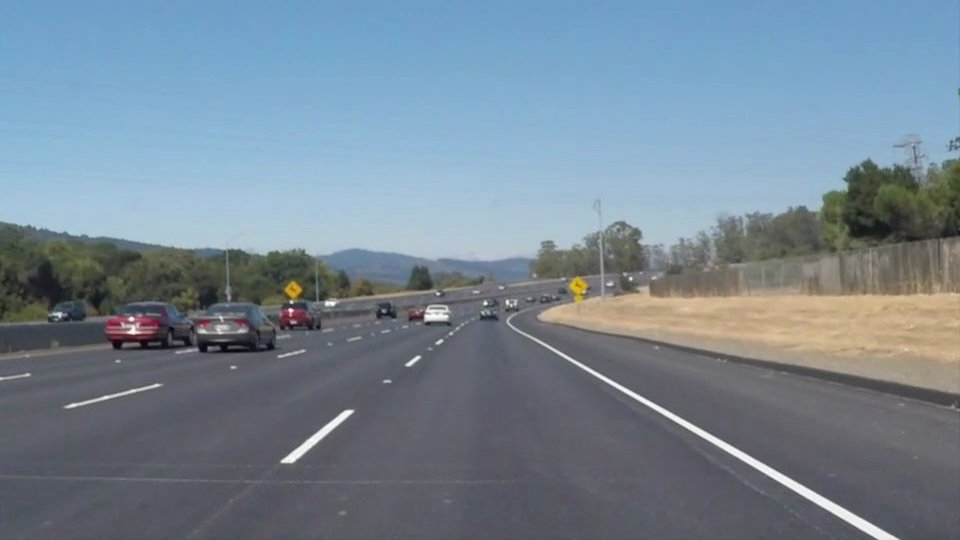
#> input picture test_images/solidWhiteCurve.jpg, 960 x 540 px; its folder holds only this picture in this run
$ python test.py
#> lines starting #> are read from the running program, lines starting #| are printed output that depends on the picture; after the words box and inside, x2 and y2 are one past the last pixel; in counts of white or black regions, pixels touching at a corner belong together
#importing some useful packages
import matplotlib.pyplot as plt
import matplotlib.image as mpimg
import numpy as np
import cv2
import os
def pipeline(name):
    # Grab the x and y size and make a copy of the image
#> called with name = 'test_images/solidWhiteCurve.jpg'
    image = mpimg.imread(name)
#> image is the input picture: shape (540, 960, 3); mean R, G, B 118.5, 134.5, 148.1
    ysize = image.shape[0]
#> ysize = 540
    xsize = image.shape[1]
#> xsize = 960
    color_select = np.copy(image)
    line_image = np.copy(image)

    # Define color selection criteria
    # MODIFY THESE VARIABLES TO MAKE YOUR COLOR SELECTION
    red_threshold = 200
    green_threshold = 200
    blue_threshold = 200

    rgb_threshold = [red_threshold, green_threshold, blue_threshold]

    # Define the vertices of a triangular mask.
    # Keep in mind the origin (x=0, y=0) is in the upper left
    # MODIFY THESE VALUES TO ISOLATE THE REGION
    # WHERE THE LANE LINES ARE IN THE IMAGE
    left_bottom = [120, ysize - 1]
#> left_bottom = [120, 539]
    right_bottom = [xsize - 60, ysize - 1]
#> right_bottom = [900, 539]
    apex = [xsize/2, ysize/2]
#> apex = [480, 270]

    # Perform a linear fit (y=Ax+B) to each of the three sides of the triangle
    # np.polyfit returns the coefficients [A, B] of the fit
    fit_left = np.polyfit((left_bottom[0], apex[0]), (left_bottom[1], apex[1]), 1)
#> fit_left = [-0.747, 628.7]
    fit_right = np.polyfit((right_bottom[0], apex[0]), (right_bottom[1], apex[1]), 1)
#> fit_right = [0.64, -37.43]
    fit_bottom = np.polyfit((left_bottom[0], right_bottom[0]), (left_bottom[1], right_bottom[1]), 1)
#> fit_bottom = [2.86e-16, 539]

    # Mask pixels below the txhreshold
    color_thresholds = (image[:,:,0] < rgb_threshold[0]) | \
                        (image[:,:,1] < rgb_threshold[1]) | \
                        (image[:,:,2] < rgb_threshold[2])
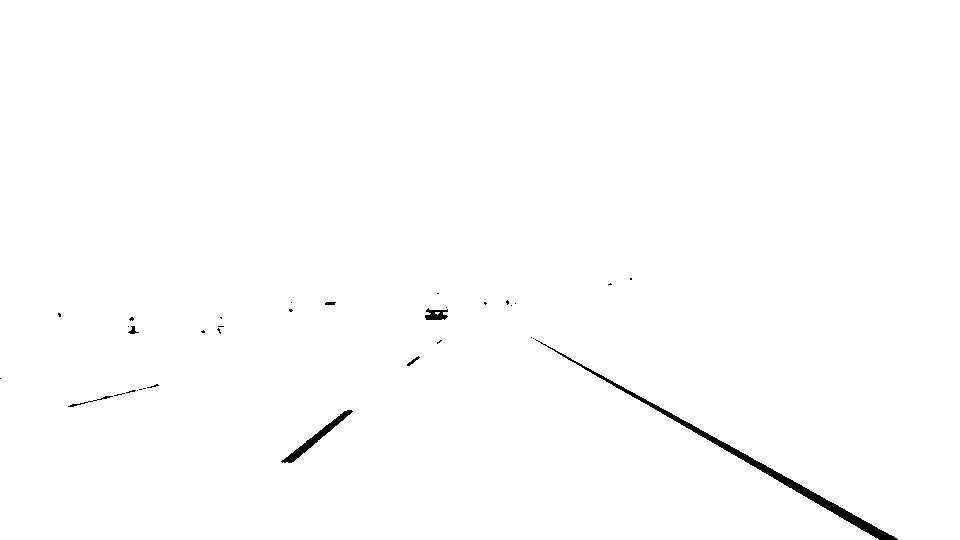
#> color_thresholds: shape (540, 960) bool; 99.4% white; 34 black regions (27 under 20 px), largest, box (x1, y1, x2, y2) and area: (535, 339, 898, 540) 2248, (281, 410, 353, 463) 560, (425, 308, 448, 320) 181

    # Find the region inside the lines
    XX, YY = np.meshgrid(np.arange(0, xsize), np.arange(0, ysize))
    region_thresholds = (YY > (XX*fit_left[0] + fit_left[1])) & \
                        (YY > (XX*fit_right[0] + fit_right[1])) & \
                        (YY < (XX*fit_bottom[0] + fit_bottom[1]))

    # Mask color and region selection
    color_select[color_thresholds | ~region_thresholds] = [0, 0, 0]
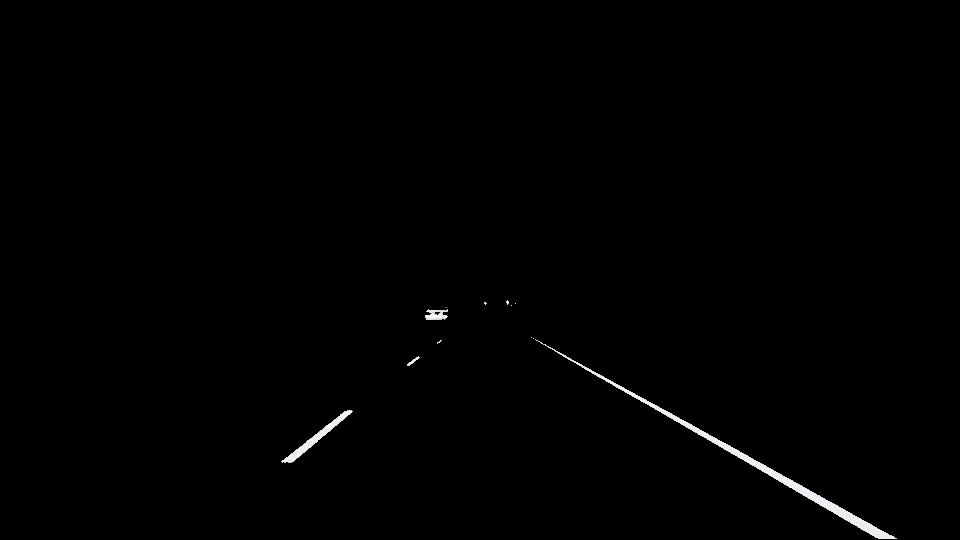
#> color_select: shape (540, 960, 3); mean R, G, B 1.4, 1.4, 1.4
    # Color pixels red where both color and region selections met
    line_image[~color_thresholds & region_thresholds] = [255, 0, 0]
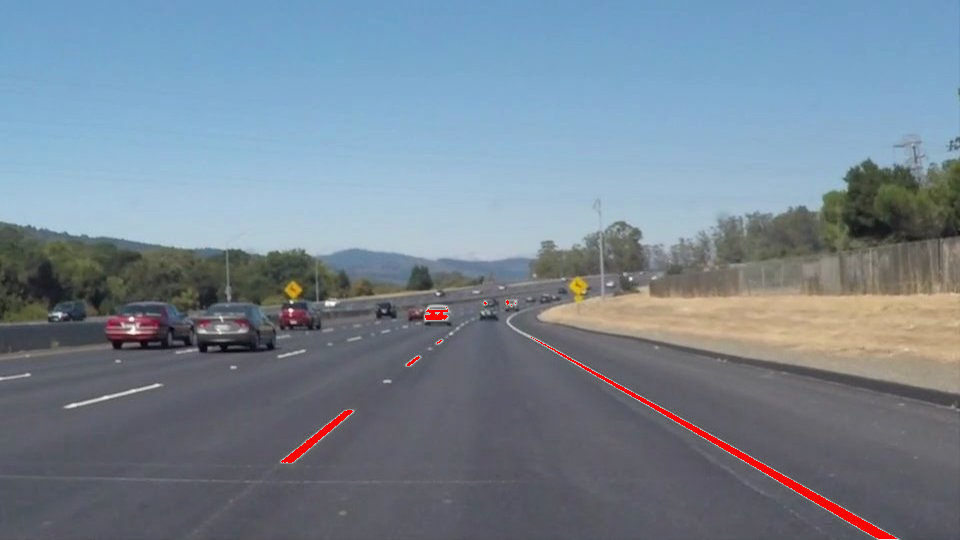
#> line_image: shape (540, 960, 3); 0.59% of pixels changed, all inside (x1, y1, x2, y2) = (281, 300, 897, 539)

    # Display the image and show region and color selections
    plt.imshow(image)
    x = [left_bottom[0], right_bottom[0], apex[0], left_bottom[0]]
    y = [left_bottom[1], right_bottom[1], apex[1], left_bottom[1]]
    plt.imshow(color_select)
    plt.imshow(line_image)

names = os.listdir("test_images/")
for i in range(0, len(names)):
    pipeline("test_images/" + names[i])

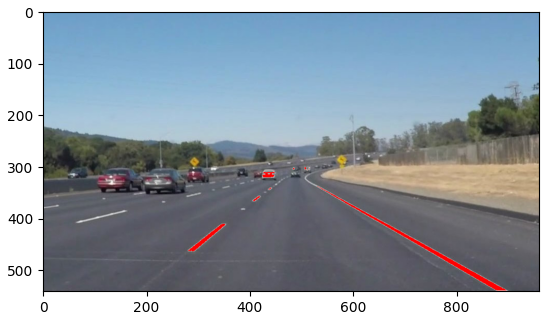
#> figure drawn by matplotlib, 1 panel

$ run again, on test_images/solidYellowLeft.jpg
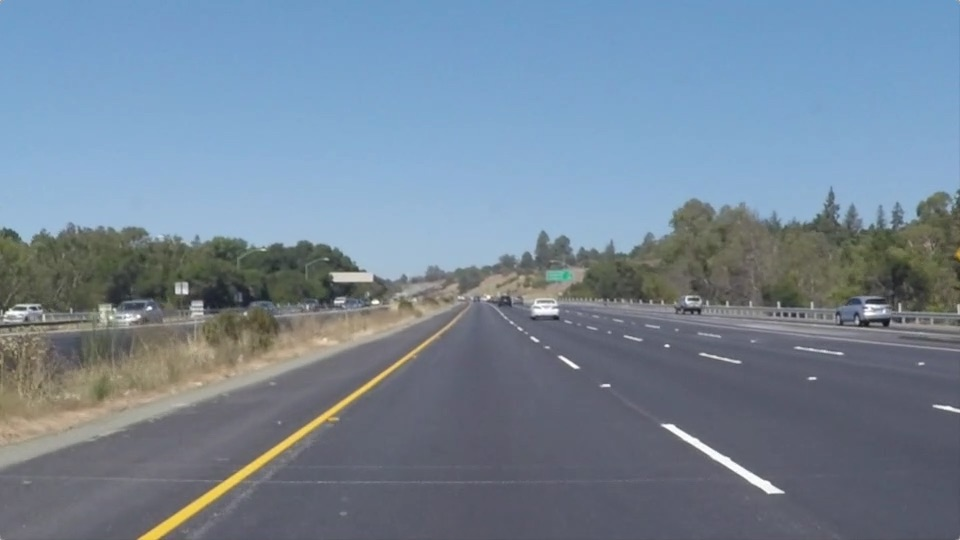
#> input picture test_images/solidYellowLeft.jpg, 960 x 540 px
#> in pipeline, image is the input picture: shape (540, 960, 3); mean R, G, B 116.5, 133.6, 150.8
#> in pipeline, `color_thresholds = (image[:,:,0] < rgb_threshold[0]) | \ (image[:,:,1]..`:
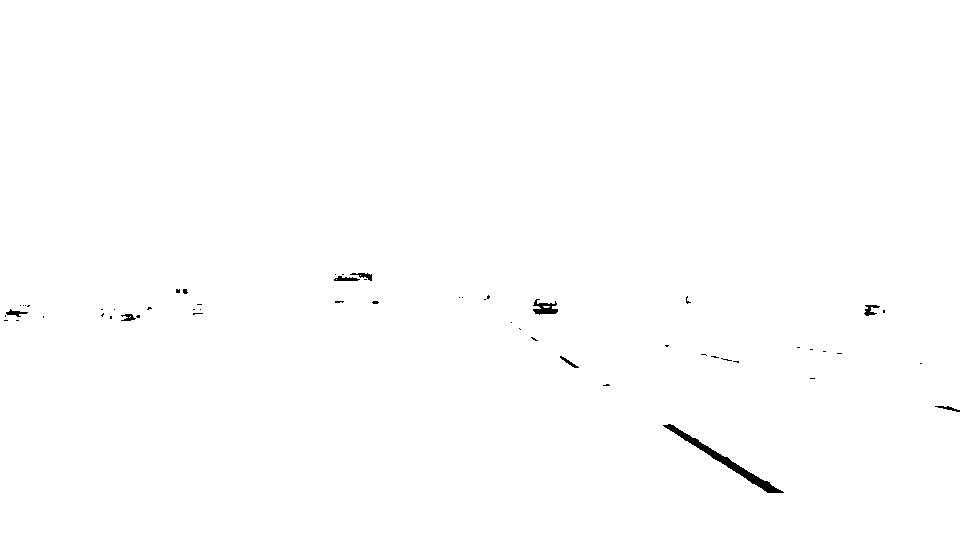
#> color_thresholds: shape (540, 960) bool; 99.6% white; 55 black regions (45 under 20 px), largest, box (x1, y1, x2, y2) and area: (663, 424, 784, 493) 915, (533, 299, 558, 315) 217, (864, 305, 880, 316) 89
#> line_image: shape (540, 960, 3); 0.21% of pixels changed, all inside (x1, y1, x2, y2) = (459, 295, 784, 493)
#> ``:
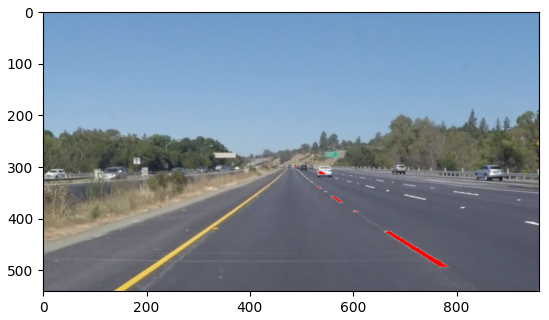
#> figure drawn by matplotlib, 1 panel

$ run again, on test_images/whiteCarLaneSwitch.jpg
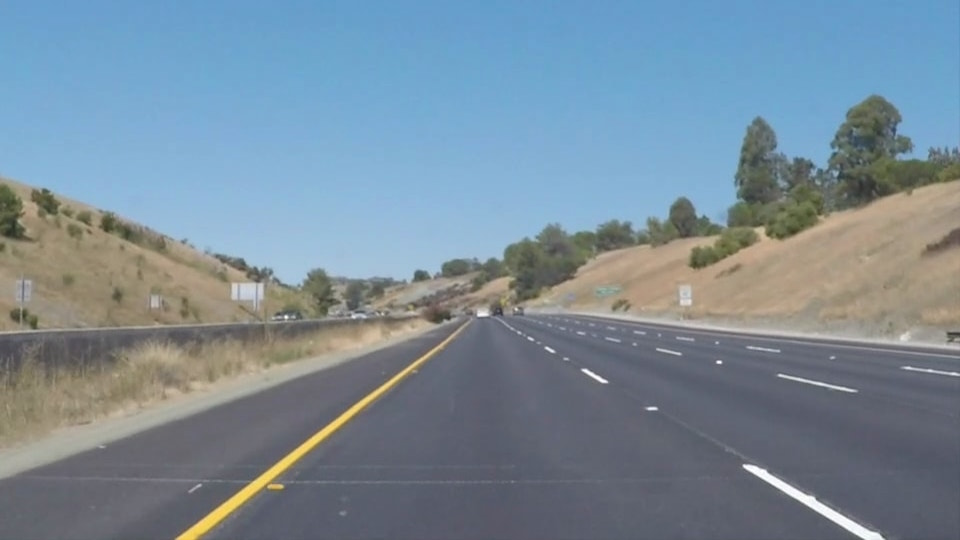
#> input picture test_images/whiteCarLaneSwitch.jpg, 960 x 540 px
#> in pipeline, image is the input picture: shape (540, 960, 3); mean R, G, B 121.2, 139.4, 152.9
#> in pipeline, `color_thresholds = (image[:,:,0] < rgb_threshold[0]) | \ (image[:,:,1]..`:
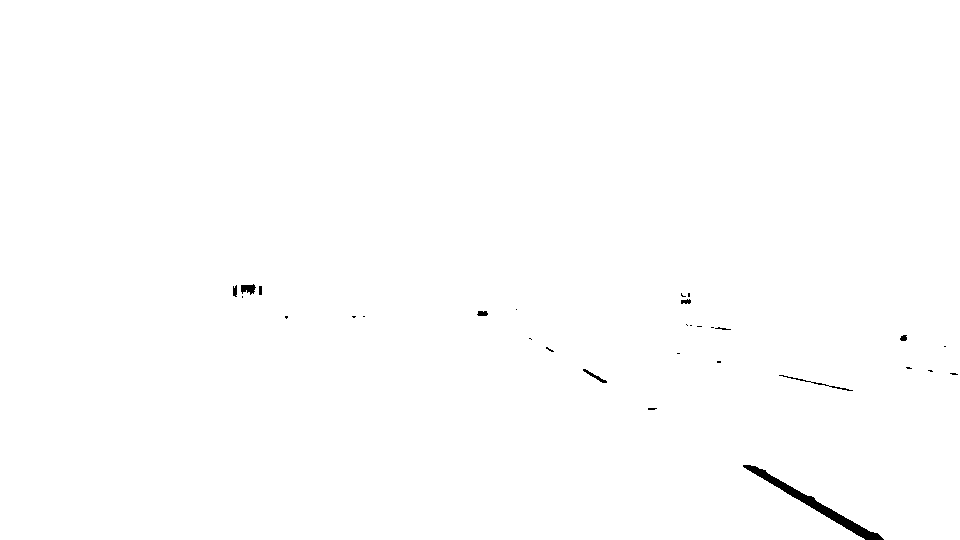
#> color_thresholds: shape (540, 960) bool; 99.6% white; 30 black regions (20 under 20 px), largest, box (x1, y1, x2, y2) and area: (743, 465, 884, 540) 1247, (241, 284, 256, 295) 108, (779, 375, 853, 391) 103
#> line_image: shape (540, 960, 3); 0.27% of pixels changed, all inside (x1, y1, x2, y2) = (477, 309, 883, 539)
#> ``:
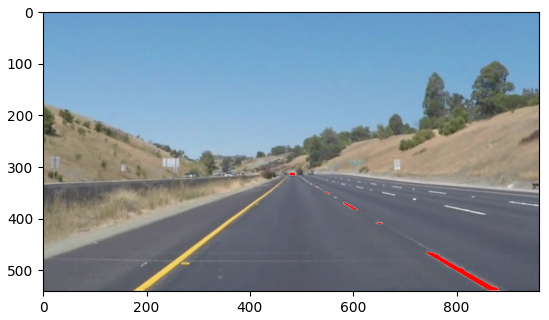
#> figure drawn by matplotlib, 1 panel

$ run again, on test_images/solidWhiteRight.jpg
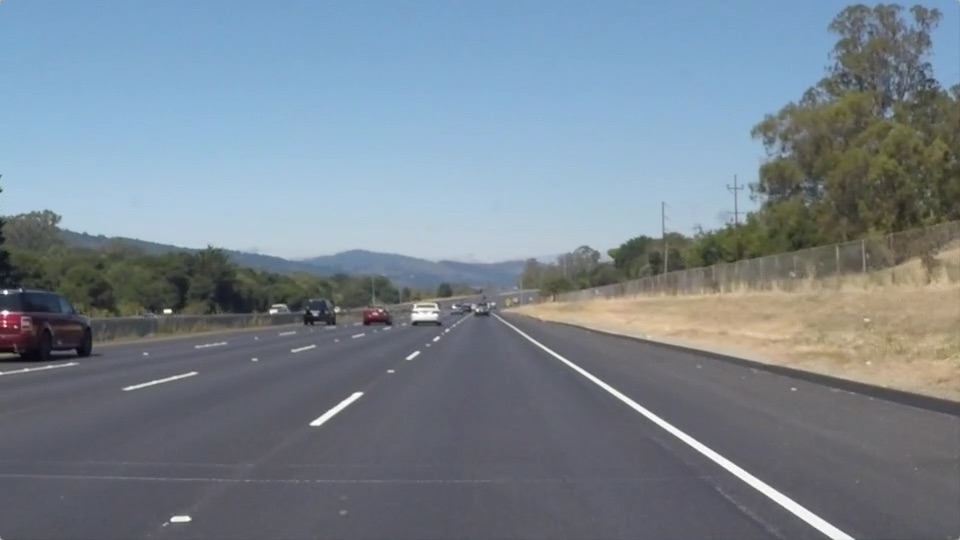
#> input picture test_images/solidWhiteRight.jpg, 960 x 540 px
#> in pipeline, image is the input picture: shape (540, 960, 3); mean R, G, B 120.3, 132.6, 143.7
#> in pipeline, `color_thresholds = (image[:,:,0] < rgb_threshold[0]) | \ (image[:,:,1]..`:
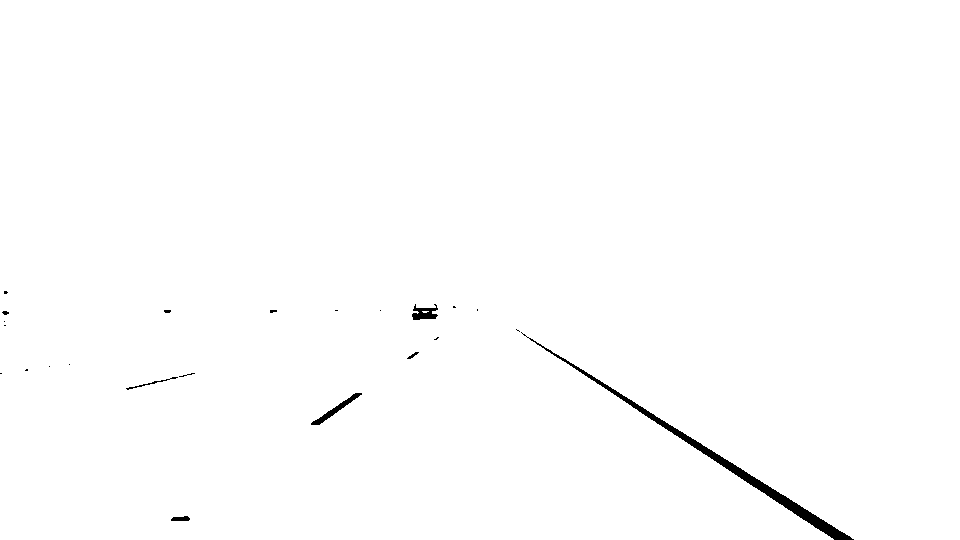
#> color_thresholds: shape (540, 960) bool; 99.4% white; 23 black regions (16 under 20 px), largest, box (x1, y1, x2, y2) and area: (521, 332, 854, 540) 2350, (311, 393, 362, 425) 291, (412, 304, 438, 320) 247
#> line_image: shape (540, 960, 3); 0.56% of pixels changed, all inside (x1, y1, x2, y2) = (171, 304, 852, 539)
#> ``:
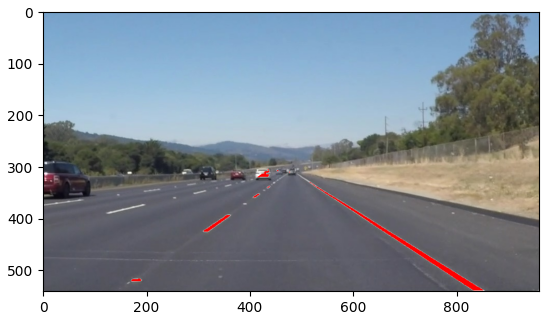
#> figure drawn by matplotlib, 1 panel

$ run again, on test_images/solidYellowCurve.jpg
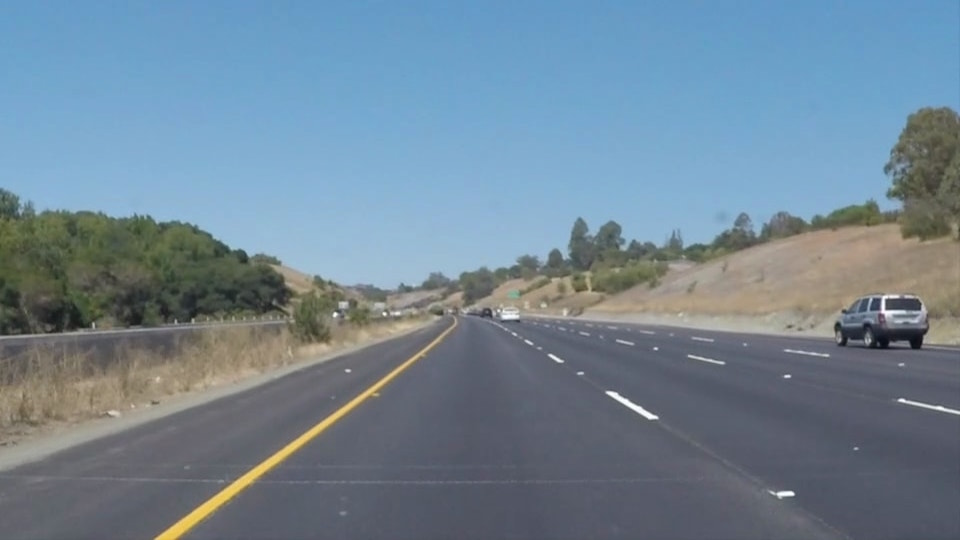
#> input picture test_images/solidYellowCurve.jpg, 960 x 540 px
#> in pipeline, image is the input picture: shape (540, 960, 3); mean R, G, B 113, 133.4, 149
#> color_thresholds: shape (540, 960) bool; 99.9% white; 26 black regions (20 under 20 px), largest, box (x1, y1, x2, y2) and area: (607, 392, 658, 419) 245, (881, 295, 905, 317) 150, (899, 399, 960, 414) 105, (502, 310, 519, 319) 100, (777, 492, 794, 496) 58, (549, 355, 562, 362) 29
#> line_image: shape (540, 960, 3); 0.09% of pixels changed, all inside (x1, y1, x2, y2) = (347, 310, 794, 496)
#> ``:
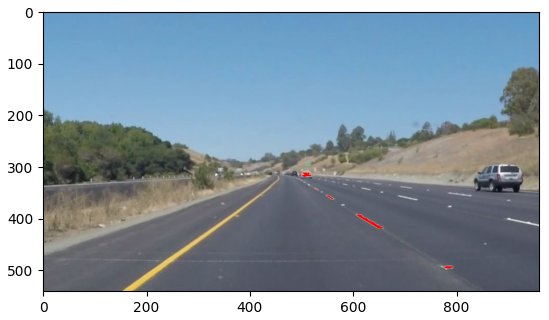
#> figure drawn by matplotlib, 1 panel
